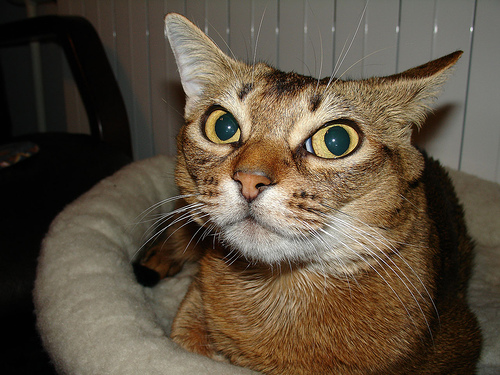
#> input picture data/00000001_020.jpg, 500 x 375 px; its folder holds only this picture in this run
$ jupyter execute --allow-errors real_life_circles.ipynb
#> lines starting #> are read from the running program, lines starting #| are printed output that depends on the picture; after the words box and inside, x2 and y2 are one past the last pixel; in counts of white or black regions, pixels touching at a corner belong together
Without Gaussian Noise

[cell 1]
import os
import numpy as np
import matplotlib.pyplot as plt
from skimage import color
from skimage import io
from matplotlib import cm
from skimage.transform import hough_circle, hough_circle_peaks
from skimage.feature import canny
from skimage.draw import circle_perimeter
from skimage.util import img_as_ubyte
from skimage.color import rgb2gray

path = './data'
images_names = os.listdir(path)
images = []
edges = []
circled_images = []

for name in images_names:
    image = io.imread(path+'/'+name)
#> image is the input picture: shape (375, 500, 3); mean R, G, B 92.8, 80.3, 63.9
    image = rgb2gray(image)
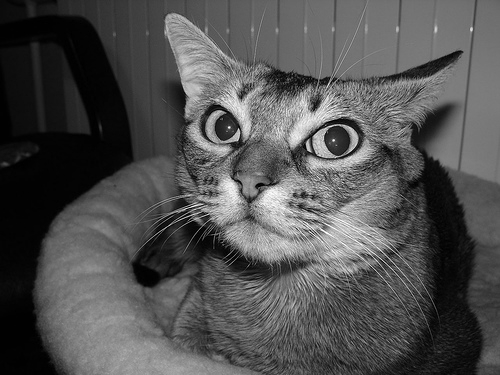
#> image: shape (375, 500) float64; min 0, max 1, mean 0.321
    image = img_as_ubyte(image)

    edge = canny(image, 3, 20, 50)
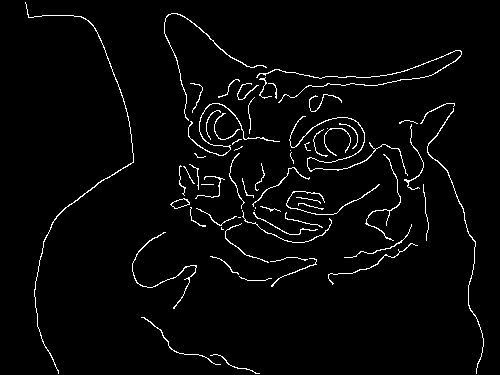
#> edge: shape (375, 500) bool; 2.9% white in thin lines or dots

    hough_radii = np.arange(20, 35, 1)
    hough_res = hough_circle(edge, hough_radii)

    accums, cx, cy, radii = hough_circle_peaks(hough_res, hough_radii, total_num_peaks=30)
#> accums = 30 values, max 0.683 at index 0, min 0.309 at index 28, mean 0.351; cx = 30 values, max 407 at index 9, min 213 at index 13, mean 285.2; cy = 30 values, max 249 at index 27, min 124 at index 18, mean 143.8; radii = 30 values, max 31 at index 27, min 20 at index 0, mean 22.43
    circled_image = color.gray2rgb(image)

    for center_y, center_x, radius in zip(cy, cx, radii):
        circy, circx = circle_perimeter(center_y, center_x, radius,shape=circled_image.shape)
        circled_image[circy, circx] = (200, 0, 0)
#> this loop made 30 passes
#> (center_y, center_x, radius) on passes 1 to 12: (137, 344, 20), (138, 343, 21), (143, 340, 26), (125, 218, 20), (134, 222, 21), (125, 221, 22), (126, 220, 21), (140, 335, 22), (139, 336, 21), (224, 407, 21), (126, 226, 20), (141, 329, 21)
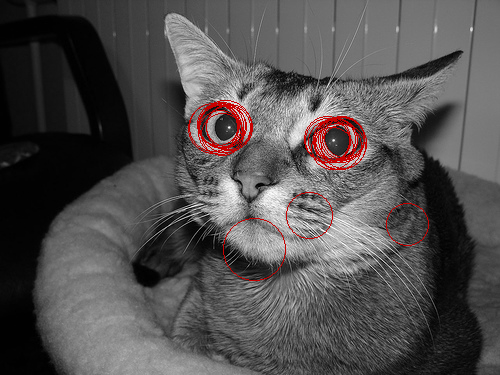
#> circled_image: shape (375, 500, 3); mean R, G, B 82.8, 79.8, 79.8

    images.append(image)
    edges.append(edge)
    circled_images.append(circled_image)


fig, ax = plt.subplots(len(images_names), 3, figsize=(15, 10), sharex=False, sharey=False, squeeze=False)

for i in range(len(images_names)):
    ax[i][0].imshow(images[i], cmap=cm.gray)
    ax[i][0].set_title('Input Image #'+str(i+1))

    ax[i][1].imshow(edges[i], cmap=cm.gray)
    ax[i][1].set_title('Canny Edges')

    ax[i][2].imshow(circled_images[i], cmap=cm.gray)
    ax[i][2].set_title('Circle Hough')

    ax[i][0].set_axis_off()
    ax[i][1].set_axis_off()
    ax[i][2].set_axis_off()

plt.tight_layout()
plt.show()
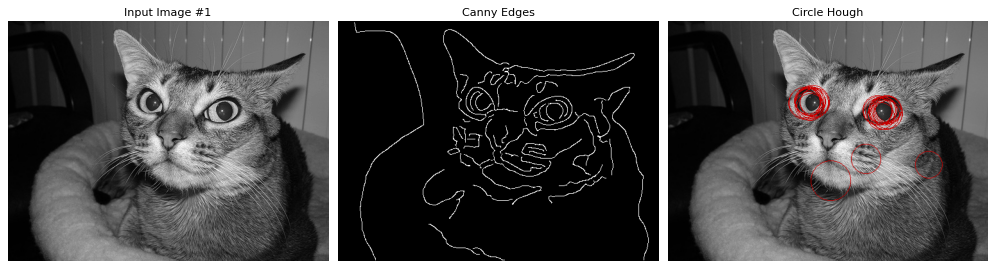
#> figure drawn by matplotlib, 3 panels

$ run again, on data/00000444_014.jpg
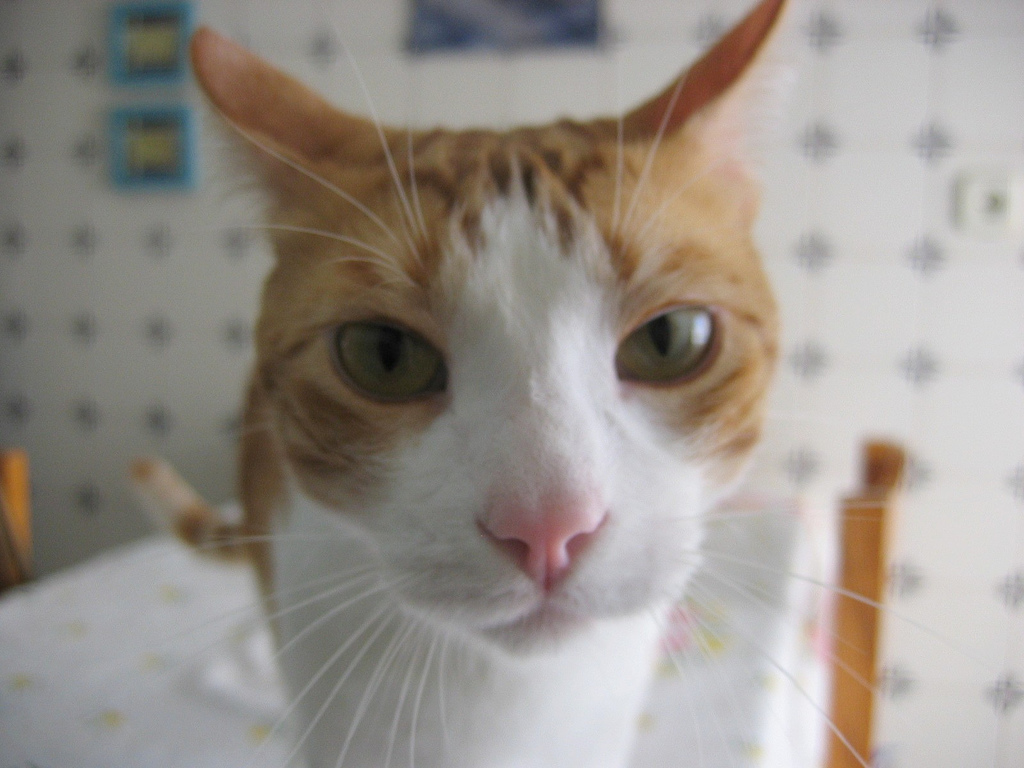
#> input picture data/00000444_014.jpg, 1024 x 768 px
#> image is the input picture: shape (768, 1024, 3); mean R, G, B 152.8, 146.1, 139.3
#> `edge = canny(image, 3, 20, 50)`:
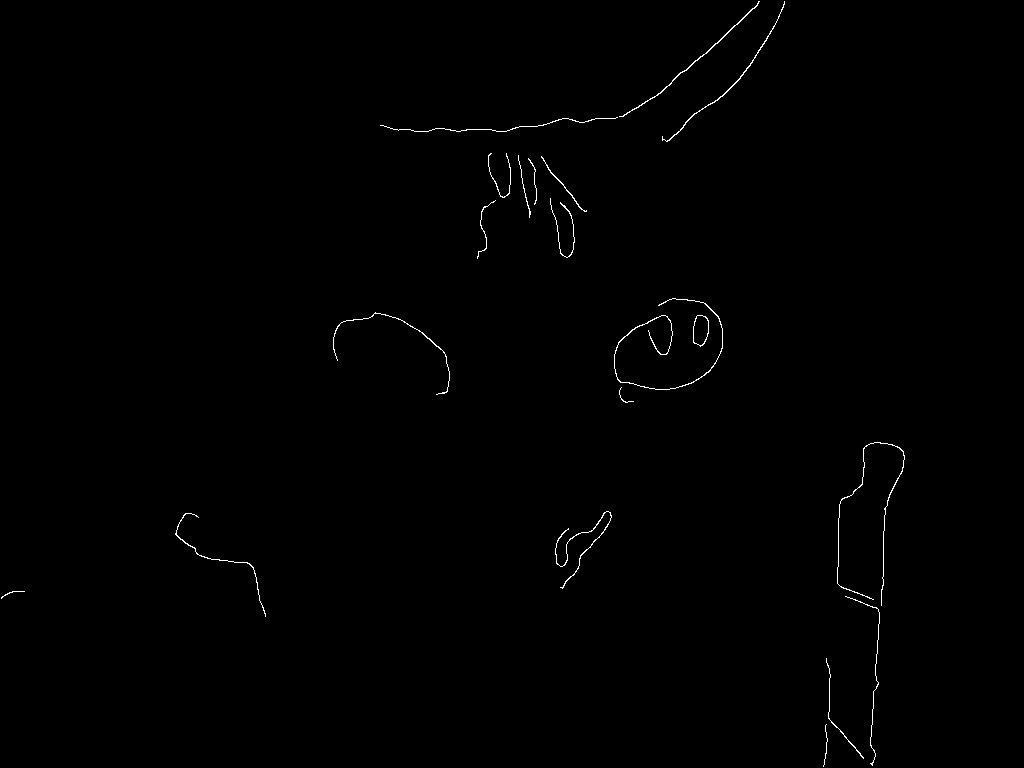
#> edge: shape (768, 1024) bool; 0.43% white in thin lines or dots, all inside (x1, y1, x2, y2) = (1, 1, 905, 767)
#> accums = 30 values, max 0.335 at index 0, min 0.236 at index 29, mean 0.257; cx = 30 values, max 885 at index 13, min 353 at index 17, mean 682.7; cy = 30 values, max 571 at index 16, min 318 at index 25, mean 405.6; radii = 30 values, max 34 at index 11, min 20 at index 1, mean 24.63
#> the loop `for center_y, center_x, radius in zip(cy, cx, radii):` made 30 passes
#> (center_y, center_x, radius) on passes 1 to 8: (328, 678, 30), (463, 883, 20), (327, 679, 29), (464, 882, 21), (327, 680, 28), (333, 689, 33), (463, 881, 22), (323, 693, 23)
#> `plt.show()`:
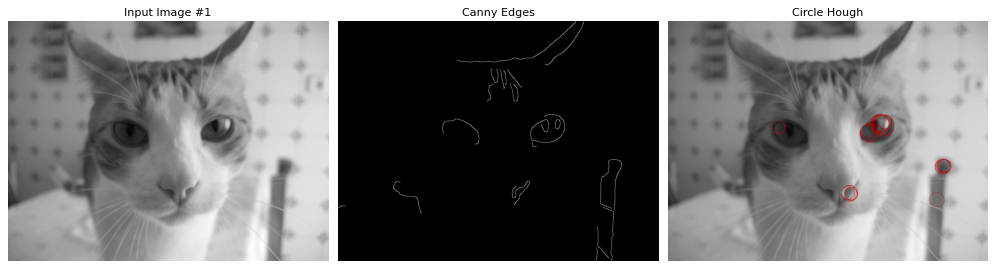
#> figure drawn by matplotlib, 3 panels

$ run again, on data/00000005_001.jpg
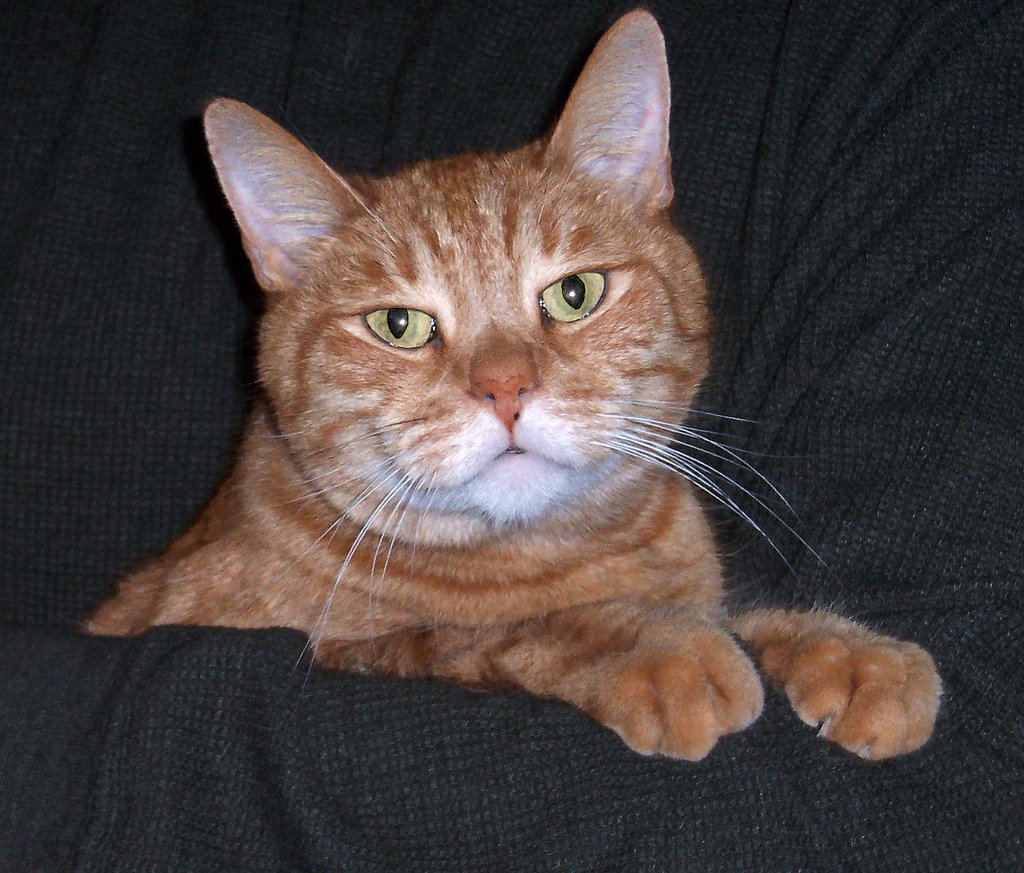
#> input picture data/00000005_001.jpg, 1024 x 873 px
#> image is the input picture: shape (873, 1024, 3); mean R, G, B 71.3, 63.3, 61.1
#> `edge = canny(image, 3, 20, 50)`:
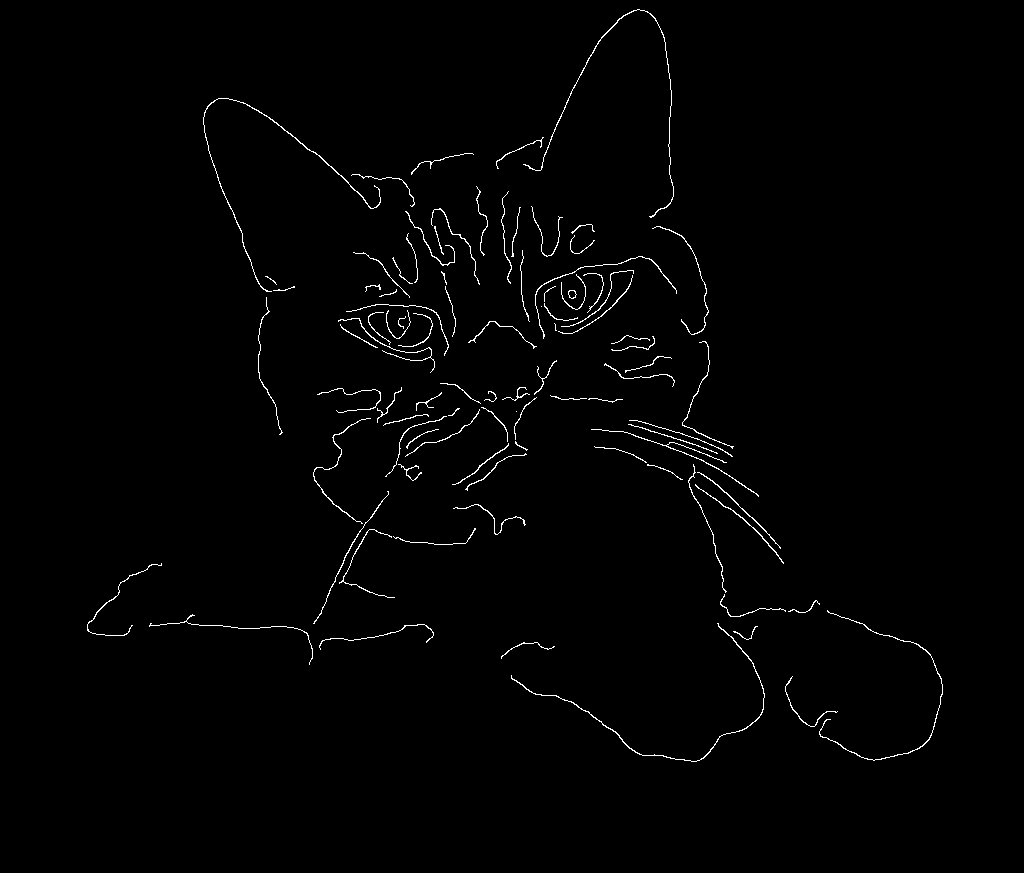
#> edge: shape (873, 1024) bool; 1.1% white in thin lines or dots, all inside (x1, y1, x2, y2) = (87, 9, 943, 762)
#> accums = 30 values, max 0.4 at index 0, min 0.305 at index 27, mean 0.332; cx = 30 values, max 591 at index 13, min 224 at index 12, mean 488.6; cy = 30 values, max 446 at index 28, min 119 at index 12, mean 299.9; radii = 30 values, max 27 at index 17, min 20 at index 0, mean 21.87
#> the loop `for center_y, center_x, radius in zip(cy, cx, radii):` made 30 passes
#> (center_y, center_x, radius) on passes 1 to 8: (325, 411, 20), (289, 581, 20), (328, 419, 22), (324, 409, 22), (300, 564, 20), (297, 567, 23), (298, 566, 22), (325, 410, 21)
#> `plt.show()`:
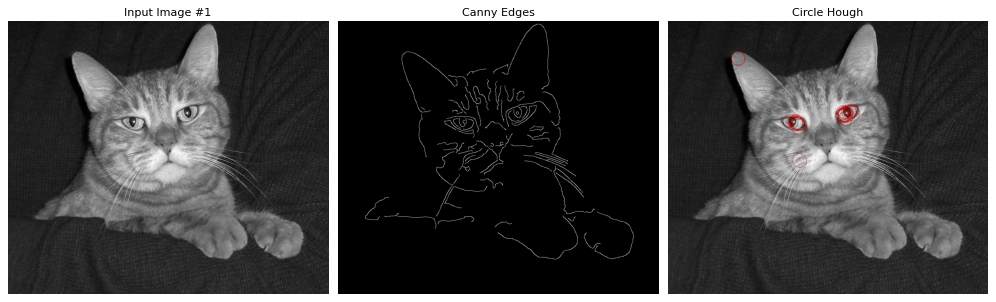
#> figure drawn by matplotlib, 3 panels

$ run again, on data/00000005_020.jpg
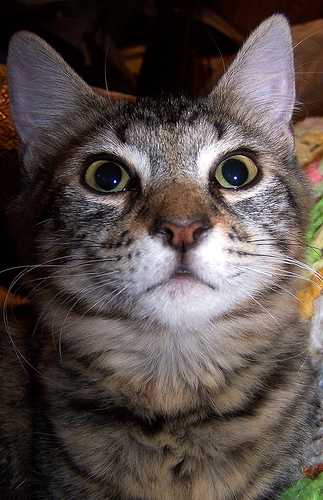
#> input picture data/00000005_020.jpg, 323 x 500 px
#> image is the input picture: shape (500, 323, 3); mean R, G, B 86.3, 75.8, 72.3
#> `edge = canny(image, 3, 20, 50)`:
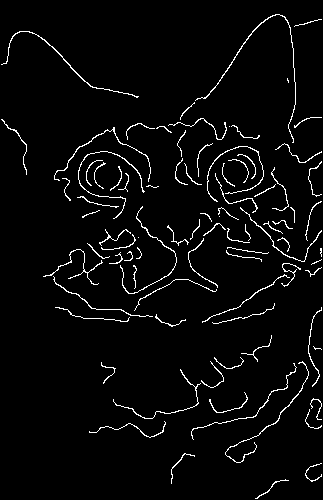
#> edge: shape (500, 323) bool; 3.6% white in thin lines or dots
#> accums = 30 values, max 0.43 at index 0, min 0.299 at index 28, mean 0.34; cx = 30 values, max 243 at index 6, min 98 at index 18, mean 175.5; cy = 30 values, max 184 at index 19, min 162 at index 20, mean 173.8; radii = 30 values, max 34 at index 9, min 20 at index 8, mean 23.73
#> the loop `for center_y, center_x, radius in zip(cy, cx, radii):` made 30 passes
#> (center_y, center_x, radius) on passes 1 to 8: (174, 99, 21), (168, 242, 22), (176, 103, 25), (173, 101, 23), (173, 100, 22), (177, 232, 25), (167, 243, 21), (169, 243, 21)
#> `plt.show()`:
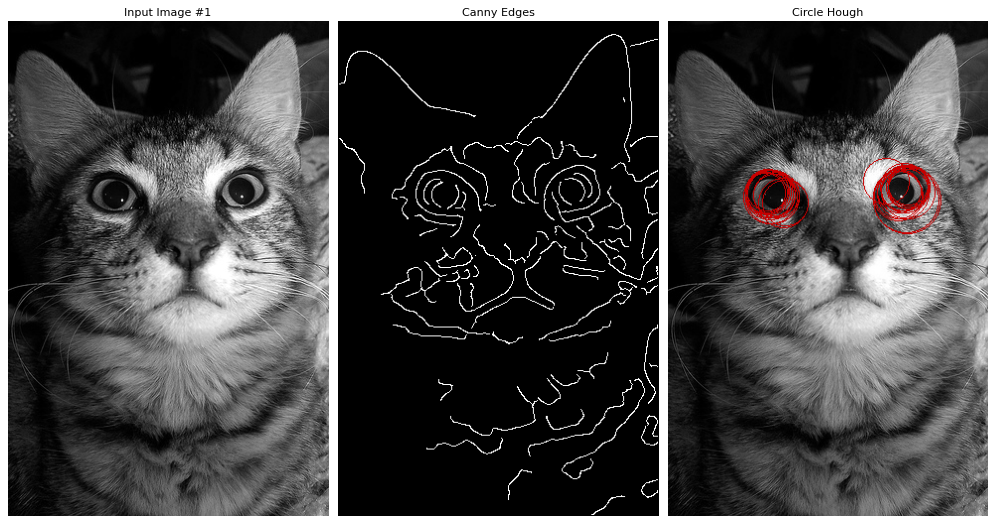
#> figure drawn by matplotlib, 3 panels

$ run again, on data/00000310_002.jpg
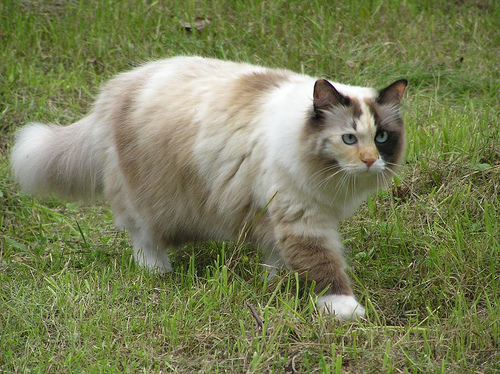
#> input picture data/00000310_002.jpg, 500 x 374 px
#> image is the input picture: shape (374, 500, 3); mean R, G, B 121, 126.3, 86.4
#> edge: shape (374, 500) bool; 1.8% white in thin lines or dots
#> accums = 30 values, max 0.336 at index 0, min 0.243 at index 29, mean 0.263; cx = 30 values, max 406 at index 24, min 209 at index 27, mean 343.4; cy = 30 values, max 205 at index 8, min 83 at index 27, mean 138.8; radii = 30 values, max 34 at index 23, min 20 at index 7, mean 23.23
#> the loop `for center_y, center_x, radius in zip(cy, cx, radii):` made 30 passes
#> (center_y, center_x, radius) on passes 1 to 8: (146, 378, 22), (145, 377, 23), (104, 335, 23), (120, 348, 24), (189, 275, 22), (127, 380, 23), (146, 379, 21), (144, 380, 20)
#> `plt.show()`:
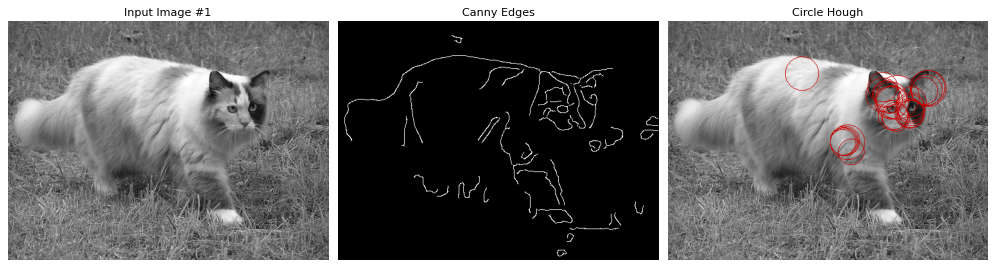
#> figure drawn by matplotlib, 3 panels
